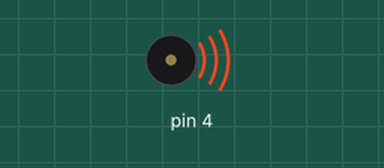
Simulated run of this sketch. Board: Arduino Uno, built with avr-gcc and run on an emulated ATmega328P. Shown: buzzer (waves = sounding).

Above: at 0.2 s.
At 9.8 s:
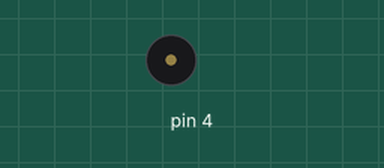
Timing chart, 0 to 14.3 s (numbered marks = the images above):
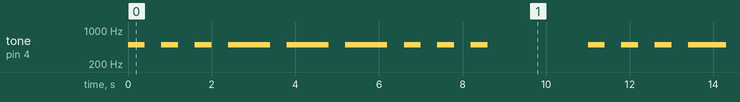

The sketch:

SOS.ino
```cpp
/*
 * speaker/buzzer says "... ___ ..." (SOS)
 */
void setup() {
  pinMode(4, OUTPUT);
}

void loop() {

  for (int i = 1; i <= 3; i++){
    tone(4, 500, 400);          // speaker/buzzer says ". . ."
    delay(800);
  }
  for (int i = 1; i <= 3; i++){
    tone(4, 500, 1000);          // speaker/buzzer says "_ _ _"
    delay(1400);
  }
  for (int i = 1; i <= 3; i++){
    tone(4, 500, 400);          // speaker/buzzer says ". . ."
    delay(800);
  }
  delay(2000);    // pause in between the SOS's
}
```

Measured:
- by itself, tone on pin 4: repeats every 11.0 s: 2 × (silent 0.40 s, 500 Hz 0.40 s), 3 × (silent 0.40 s, 500 Hz 1.0 s), 3 × (silent 0.40 s, 500 Hz 0.40 s), silent 2.4 s, 500 Hz 0.40 s
